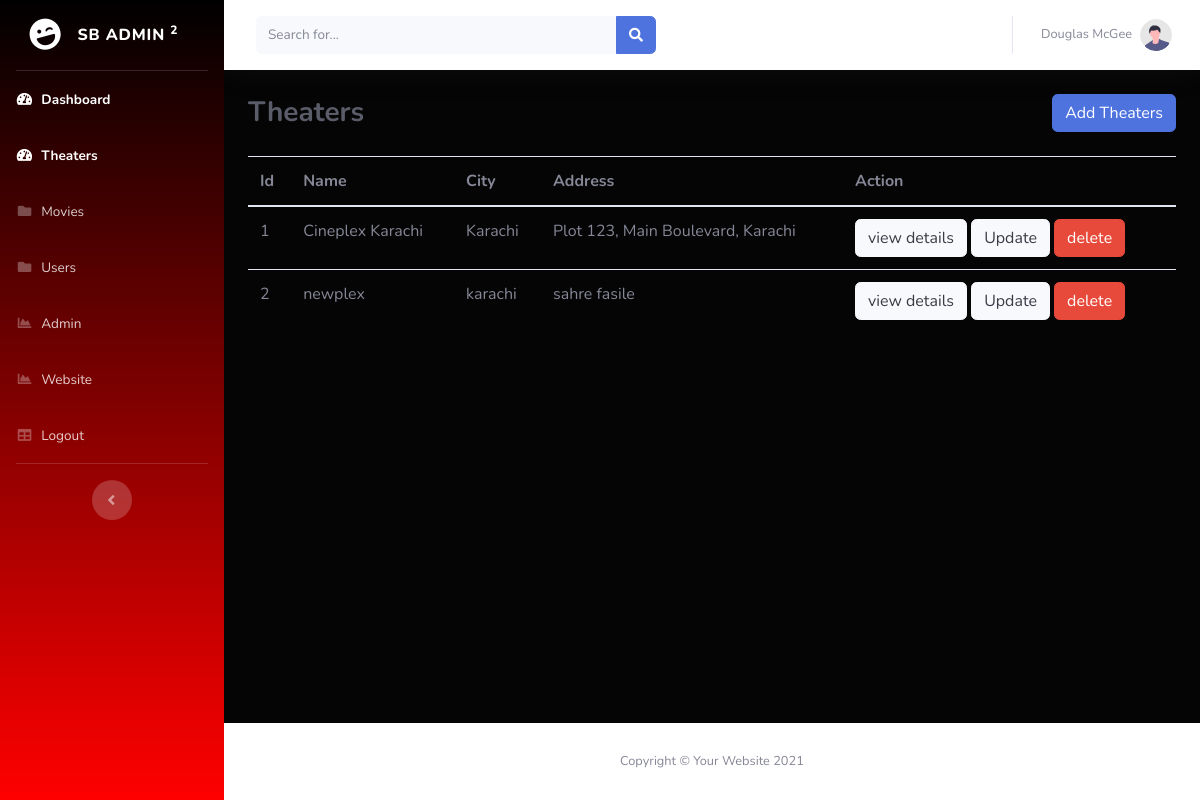
/admin/theaters.php (signed in), run on the app's committed database.
### tables this page shows
CREATE TABLE `theaters` (
  `theater_id` int(11) NOT NULL,
  `theater_name` varchar(255) NOT NULL,
  `city` varchar(100) NOT NULL,
  `address` varchar(255) NOT NULL,
  `capacity` int(11) NOT NULL,
  `available_seat_classes` varchar(255) DEFAULT NULL
);

### admin/theaters.php (the view, shortened to what this page needs)
<?php
include('header.php');
include('connection.php');
?>
<div id="content-wrapper" class="d-flex flex-column">
    <div id="content">
        <nav class="navbar navbar-expand navbar-light bg-white topbar mb-4 static-top shadow">
            <form class="d-none d-sm-inline-block form-inline mr-auto ml-md-3 my-2 my-md-0 mw-100 navbar-search">
                <div class="input-group">
                    <input type="text" class="form-control bg-light border-0 small" placeholder="Search for..."
                        aria-label="Search" aria-describedby="basic-addon2">
                    <div class="input-group-append">
                        <button class="btn btn-primary" type="button">
                            <i class="fas fa-search fa-sm"></i>
                        </button>
                    </div>
                </div>
            </form>
            <ul class="navbar-nav ml-auto">
                <li class="nav-item dropdown no-arrow">
                    <a class="nav-link dropdown-toggle" href="#" id="userDropdown" role="button" data-toggle="dropdown"
                        aria-haspopup="true" aria-expanded="false">
                        <span class="mr-2 d-none d-lg-inline text-gray-600 small">Douglas McGee</span>
                        <img class="img-profile rounded-circle" src="img/undraw_profile.svg">
                    </a>
                </li>
            </ul>
        </nav>
        <div class="container-fluid">
            <div class="d-sm-flex align-items-center justify-content-between mb-4">
                <h1 class="h3 mb-0 text-gray-800"><strong>Theaters</strong></h1>
                <a href="add_theater.php" class="btn btn-primary">Add Theaters</a>
            </div>
            <div class="row">
                <div class="col">
                <table class="table table-striped table-hover">
                    <thead>
                        <tr>
                            <th scope="col">Id</th>
                            <th scope="col">Name</th>
                            <th scope="col">City</th>
                            <th scope="col">Address</th>
                            <th scope="col">Action</th>
                        </tr>
                    </thead>
                    <tbody>
                        <?php
                        $query = "select * from theaters";
                        $result = mysqli_query($connect, $query);
                        foreach ($result as $row) {
                            echo "<tr>
                                    <td>$row[theater_id]</td>
                                    <td>$row[theater_name]</td>
                                    <td>$row[city]</td>
                                    <td>$row[address]</td>
                                    <td>
                                        <a class='btn btn-light' href='view_theater.php?id=$row[theater_id]'>view details </a>
                                        <a class='btn btn-light' href='update_theater.php?id=$row[theater_id]'>Update </a>
                                        <a class='btn btn-danger' href='delete_theater.php?id=$row[theater_id]'>delete </a>";
                        }
                        ?>
                    </tbody>
                </table>
                </div>
            </div>
        </div>
    </div>
    <?php
    include('footer.php');
    ?>

### admin/css/nav.css (style rules this page uses)
#content { background-color: rgb(5, 5, 5) ; color: white; }

### data on the page
theaters: theater_id "1", theater_name "Cineplex Karachi", city "Karachi", address "Plot 123, Main Boulevard, Karachi"
theaters: theater_id "2", theater_name "newplex", city "karachi", address "sahre fasile"
